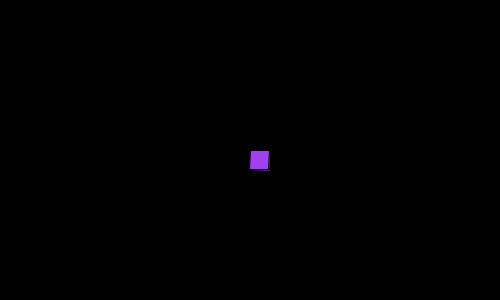
Frame 1 (no input)
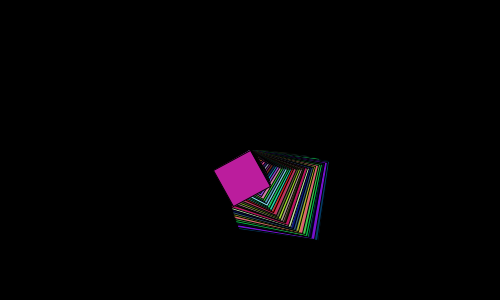
Frame 60 (the mouse pressed at the canvas centre just before this capture)
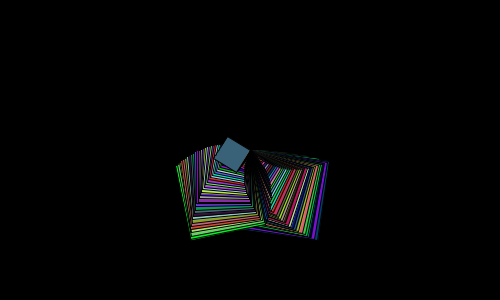
Frame 120 (the mouse held since frame 60 and released just before this capture)

The Processing sketch that drew these frames (run headless with seeded random() and noise(); from frame 60 on, the mouse is pressed at the canvas centre):

// Processing sketch: sketch_180919a
// ── sketch_180919a.pde
float x = 20;
float sizeSpeed = 10;
float rotationAngle = 2;


void setup(){
  size(500,300);
  background(0);
}

void draw(){
 float red = random(0,250);
 float blue = random(0,250);
 float green = random(0,250);
 translate(width/2, height/2);
 fill(red, blue, green);
 rotate(radians(rotationAngle ++));
 rect(0,0,x,x); 
 //fill(red, blue, green);
 x = x + sizeSpeed;
 
 if (x > 75) {
  sizeSpeed = -2;
 }
 
 if (x < 10){
  sizeSpeed = 2; 
 }
 
 
 //else if (x 
}
